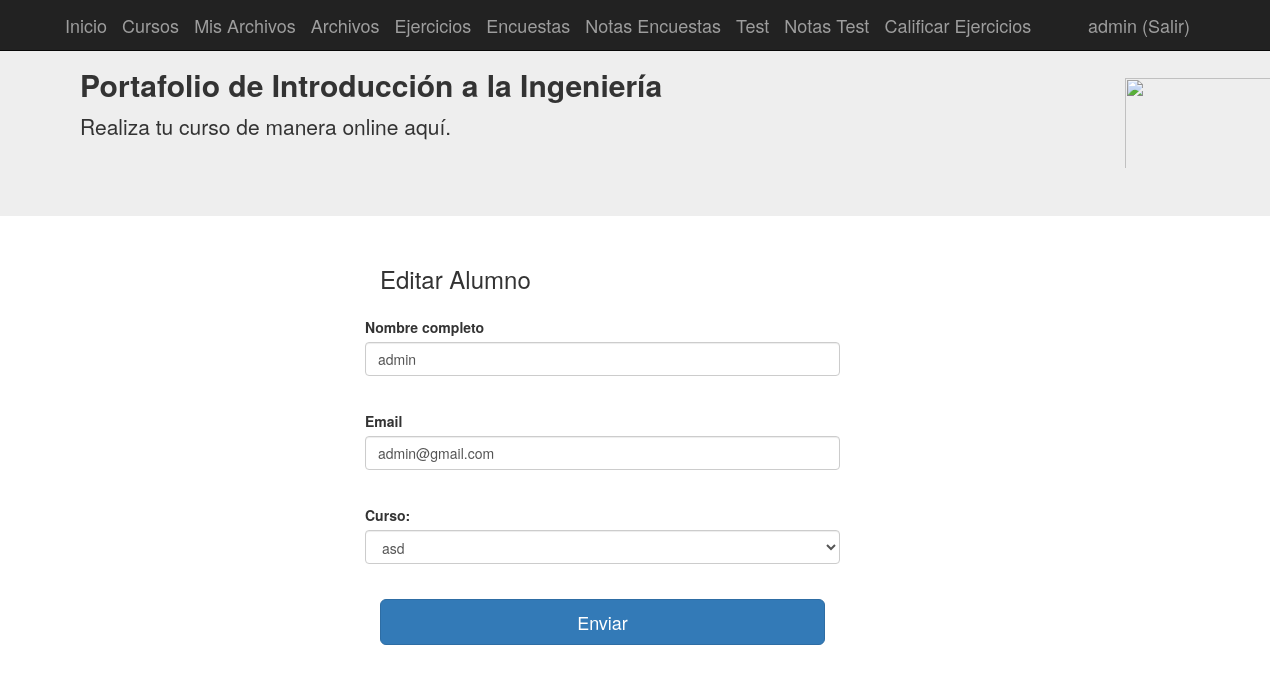
The app's page /alumnos/1/edit (signed in), older data.
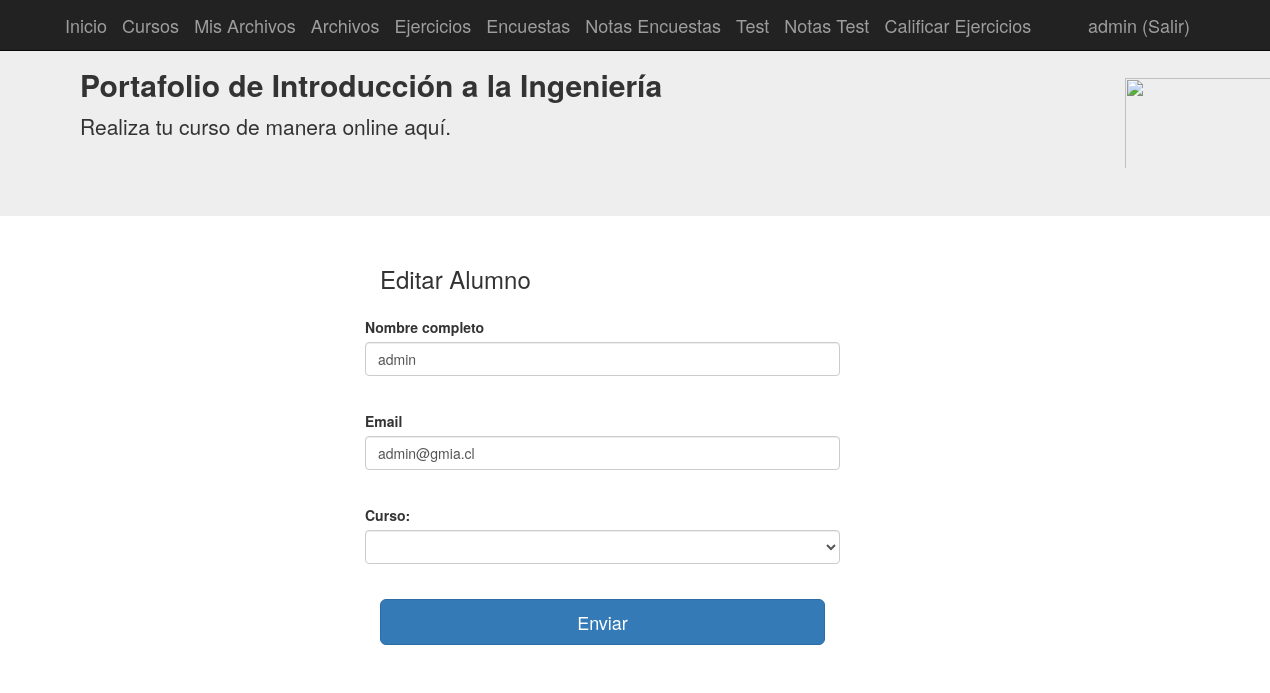
The same page, newer data.
### tables this page shows
CREATE TABLE alumnos (
	id INTEGER NOT NULL, 
	username VARCHAR(100) NOT NULL, 
	password_hash VARCHAR(128) NOT NULL, 
	nombre VARCHAR(200) NOT NULL, 
	email VARCHAR(200) NOT NULL, 
	"Cursoid" INTEGER NOT NULL, 
	admin BOOLEAN, 
	PRIMARY KEY (id), 
	FOREIGN KEY("Cursoid") REFERENCES cursos (id), 
	CHECK (admin IN (0, 1))
);

### aplicacion/app.py (the view)
@app.route('/alumnos/<id>/edit', methods=["get", "post"])
@login_required
def alumnos_edit(id):
    from aplicacion.models import Alumnos, Cursos
    if not current_user.is_admin():
        abort(404)
    alu = Alumnos.query.get(id)
    if alu is None:
        abort(404)
    form = formAlumnoE(obj=alu)
    cursos = [(c.id, c.nombre) for c in Cursos.query.all()[0:]]
    form.Cursoid.choices = cursos
    if form.validate_on_submit():
        form.populate_obj(alu)
        db.session.commit()
        return redirect(url_for("inicio"))
    return render_template("alumnos_edit.html", form=form)

### aplicacion/forms.py
class formAlumnoE(FlaskForm):
    nombre = StringField('Nombre completo')
    email = EmailField('Email')
    submit = SubmitField('Aceptar')
    Cursoid = SelectField("Curso:", coerce=int)
    submit = SubmitField('Enviar')

### aplicacion/app.py (called while the page is built)
@login_manager.user_loader
def load_user(user_id):
    from aplicacion.models import Alumnos
    return Alumnos.query.get(int(user_id))

### aplicacion/models.py (called while the page is built)
    def is_admin(self):
        return self.admin

### aplicacion/templates/alumnos_edit.html (shortened to what this page needs)
{% extends "base.html" %}
{% block contenido %}
<div class="container">
  <div class="col-md-3"></div>
  <div class="col-md-5">
<h3>Editar Alumno</h3>
	<form class="form-horizontal"  method="post">
	  	  <div class="form-group">
		{{form.nombre.label() }}{{form.nombre(size="100",class="form-control")}}<br/>
	  </div>
	  <div class="form-group">
		{{form.email.label() }}{{form.email(size="100",class="form-control")}}<br/>
	  </div>
	  <div class="form-group">
		{{form.Cursoid.label() }}{{form.Cursoid(class="form-control")}}<br/>
	  </div>
		{{form.submit(class="btn btn-lg btn-primary btn-block")}}
  </form>
    <br/>
  </div>
</div>
{% endblock %}

### aplicacion/templates/base.html (shortened to what this page needs)
{% extends "bootstrap/base.html" %}
{% block navbar %}
<nav class="navbar navbar-inverse navbar-fixed-top">
      <div class="container">
        <div class="navbar-header">
          <a class="navbar-brand" href="/">Inicio</a>
          <a class="navbar-brand" href="{{url_for('cursos')}}">Cursos</a>
          {% if current_user.is_authenticated  %}
          <a class="navbar-brand" href="{{url_for('get_all_files')}}">Mis Archivos</a>
          {%endif%}
          {% if current_user.is_authenticated and current_user.is_admin() %}
          <a class="navbar-brand" href="{{url_for('archivos')}}">Archivos</a>
          <a class="navbar-brand" href="{{url_for('ejercicios')}}">Ejercicios</a>
          <a class="navbar-brand" href="{{url_for('encuestas')}}">Encuestas</a>
          <a class="navbar-brand" href="{{url_for('calificaciones')}}">Notas Encuestas</a>
          <a class="navbar-brand" href="{{url_for('actividades')}}">Test</a>
          <a class="navbar-brand" href="{{url_for('calificacionesA')}}">Notas Test</a>
          <a class="navbar-brand" href="{{url_for('calificar')}}">Calificar Ejercicios</a>
          {%endif %}
        </div>
        <div id="navbar" class="navbar-collapse collapse navbar-right">
          {% if current_user.is_authenticated %}
          <a class="navbar-brand " href="/logout"> {{ current_user.username}} (Salir)</a>
          {% else %}
          <a class="navbar-brand " href="/login">Login</a>
          {% endif %}
        </div>
      </div>
    </nav>
    <div class="jumbotron">
      <div class="container">
        <div class="col-md-11">
          <h2> <b>  Portafolio de Introducción a la Ingeniería</b></h2>
          <p>Realiza tu curso de manera online aquí.</p>
        </div>
        <div class="col-md-1">
          <img style="padding-top:30px" height="120" width="170" src="https://git.cromer.cl/UBB/mt/raw/commit/ad0ca3738a645b2049aae4aa610f6b0677792105/src/mt/images/UBBLogo.png">
        </div>
      </div>
    </div>
{% endblock %}
{% block content %}
<div class="container-fluid">
  <div class="row">
  	<div class="container">
	    {% block contenido %}{% endblock %}
  	</div>
 </div>
{% endblock %}

Row changes from the older to the newer data that the page shows:
changed alumnos "admin": email "admin@gmail.com" → "admin@gmia.cl"; Cursoid "asd" → (not shown)
